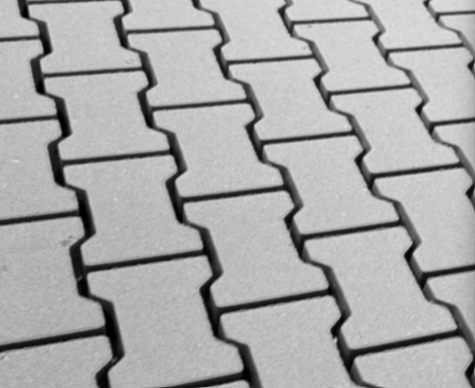
#> input picture example2.png, 475 x 388 px
$ python efektErozji.py
#> lines starting #> are read from the running program, lines starting #| are printed output that depends on the picture; after the words box and inside, x2 and y2 are one past the last pixel; in counts of white or black regions, pixels touching at a corner belong together
import cv2

image = cv2.imread('example2.png')
#> image is the input picture: shape (388, 475, 3); min 0, max 226, mean 169.9
if image is None:
    print("Nie można załadować obrazu.")
    exit()

gray = cv2.cvtColor(image, cv2.COLOR_BGR2GRAY)
blurred = cv2.GaussianBlur(gray, (5, 5), 0)
eroded = cv2.erode(blurred, None, iterations=1)
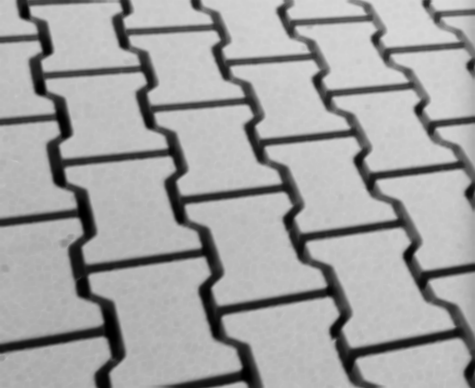
#> eroded: shape (388, 475); min 0, max 218, mean 160.9

(T1, thresh100) = cv2.threshold(gray, 100, 255, cv2.THRESH_BINARY)
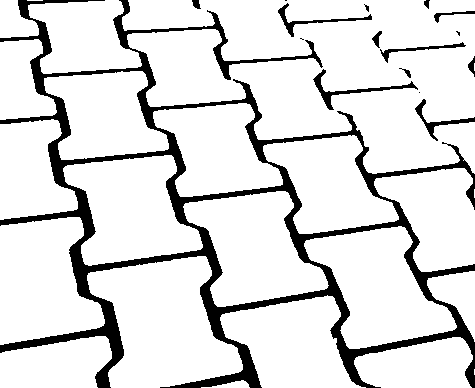
#> thresh100: shape (388, 475); 86.8% white; 16 black regions (5 under 20 px), largest, box (x1, y1, x2, y2) and area: (0, 0, 475, 388) 22204, (313, 69, 418, 110) 554, (278, 3, 372, 37) 402
(T2, thresh100gauss) = cv2.threshold(blurred, 100, 255, cv2.THRESH_BINARY)
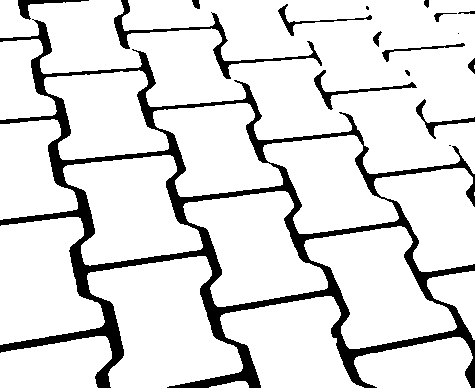
#> thresh100gauss: shape (388, 475); 87.2% white; 17 black regions (3 under 20 px), largest, box (x1, y1, x2, y2) and area: (0, 19, 475, 388) 20070, (114, 0, 322, 79) 1358, (314, 70, 417, 110) 508
(T3, thresh100erode) = cv2.threshold(eroded, 100, 255, cv2.THRESH_BINARY)
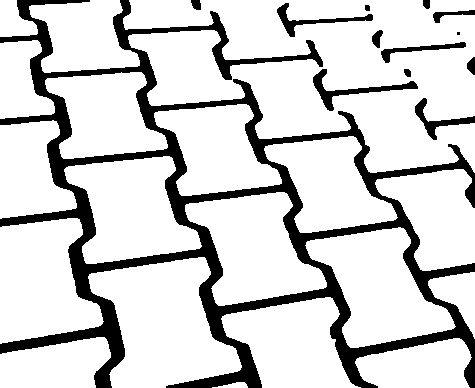
#> thresh100erode: shape (388, 475); 82.2% white; 13 black regions (1 under 20 px), largest, box (x1, y1, x2, y2) and area: (0, 0, 475, 388) 29775, (313, 69, 418, 111) 834, (277, 3, 373, 37) 615

cv2.imshow("Orignalne", image)
cv2.imshow("Progowanie bez blura ", thresh100)
cv2.imshow("Progowanie z blurem", thresh100gauss)
cv2.imshow("Progowanie z erozją", thresh100erode)


cv2.waitKey(0)
cv2.destroyAllWindows()
